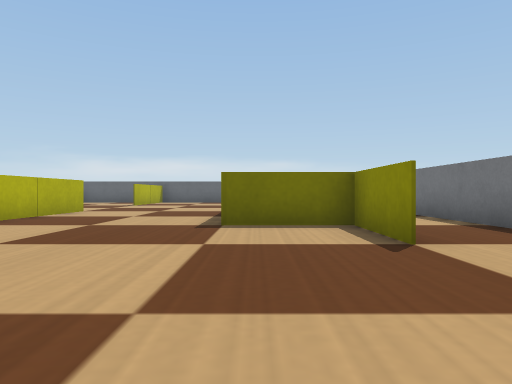
[1] (above)

22 first-person views from a walk through a world built for the Webots simulator. The camera is 0.25 m above the floor, looks level and sees 70° across. The floor is counted in squares, 0.5 m on a side. Each view is taken from the middle of a square. On the plan, view 1 faces up. The plan holds only what a view shows up to about 9 squares ahead; the rest is blank. Simple shapes and patterns stand in for the simulator's stock objects.

[2]
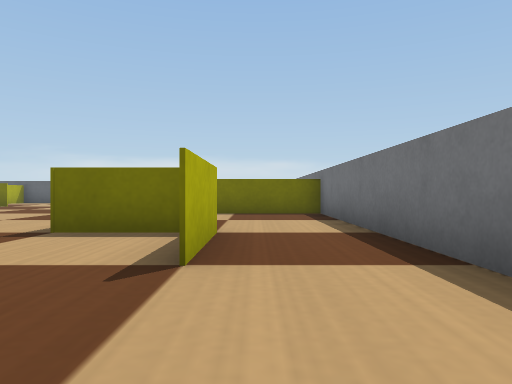

[3]
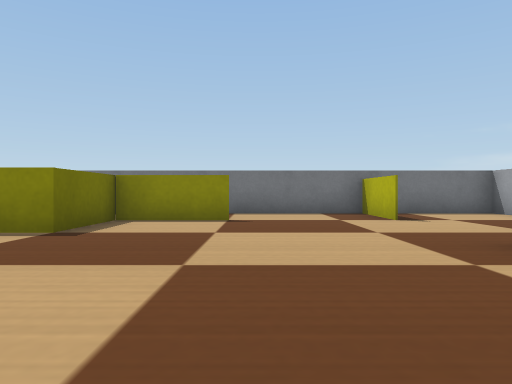

[4]
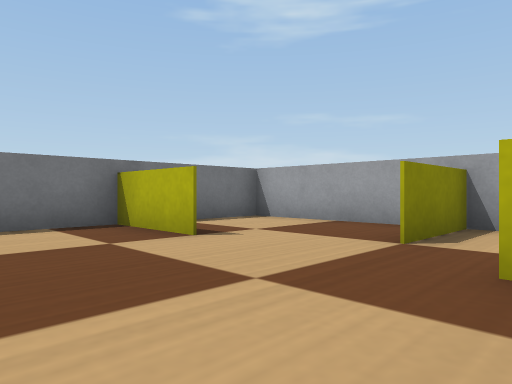

[5]
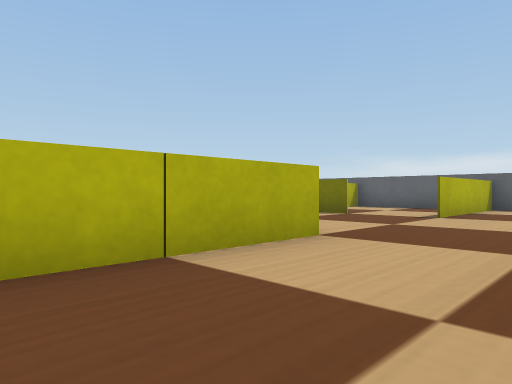

[6]
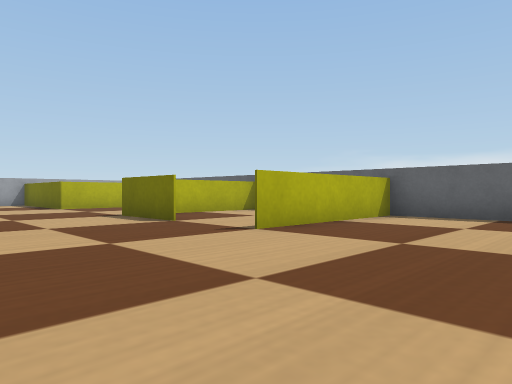

[7]
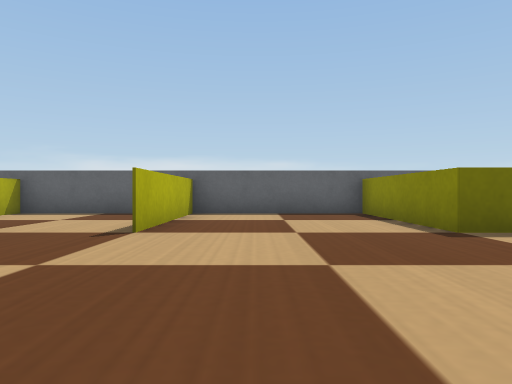

[8]
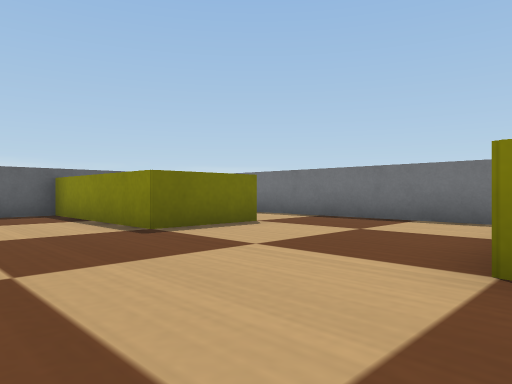

[9]
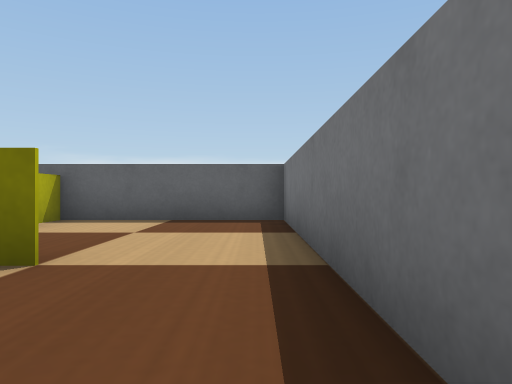

[10]
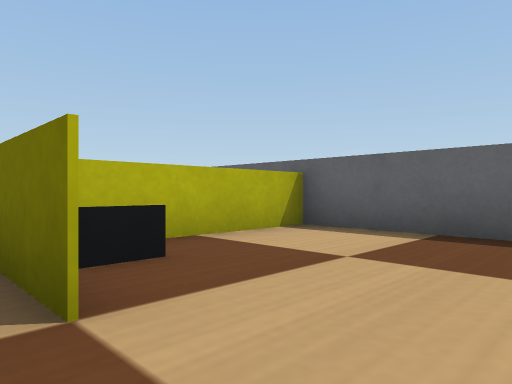

[11]
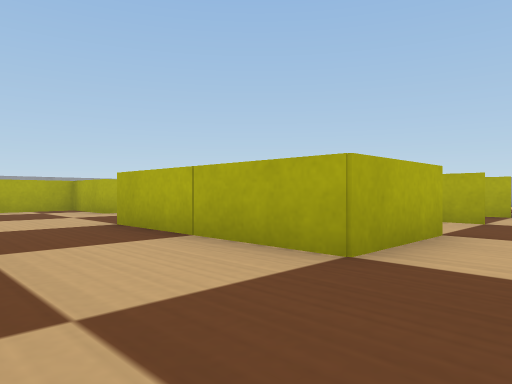

[12]
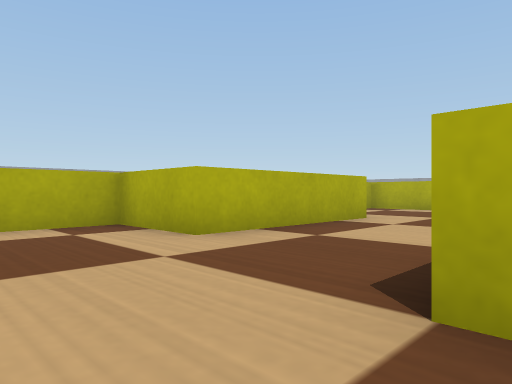

[13]
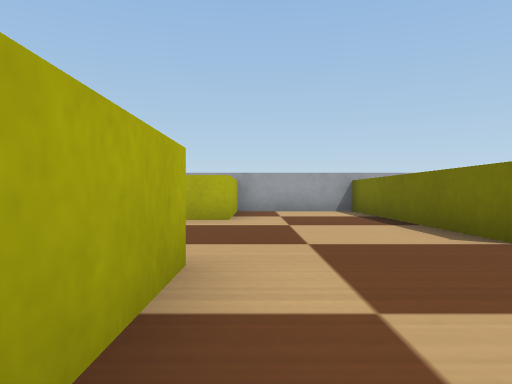

[14]
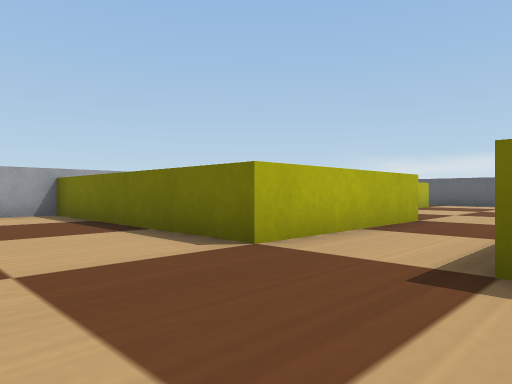

[15]
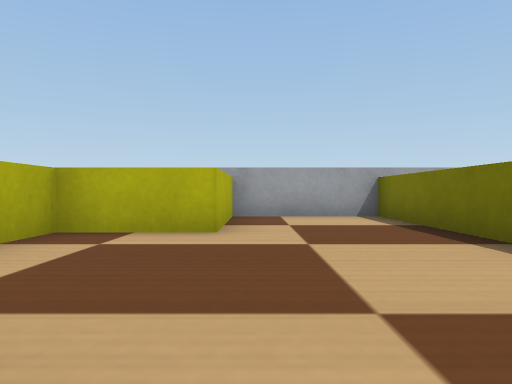

[16]
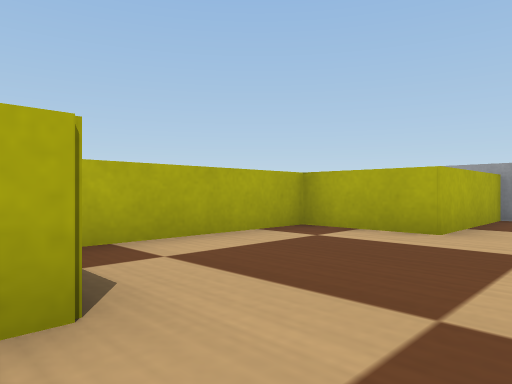

[17]
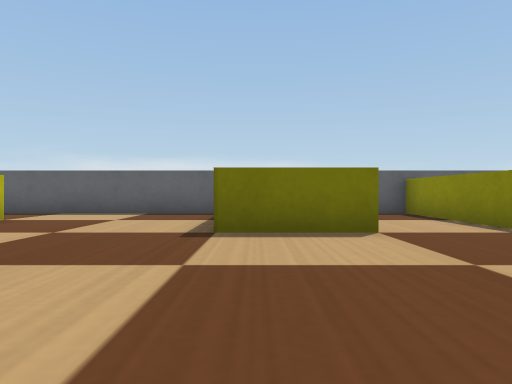

[18]
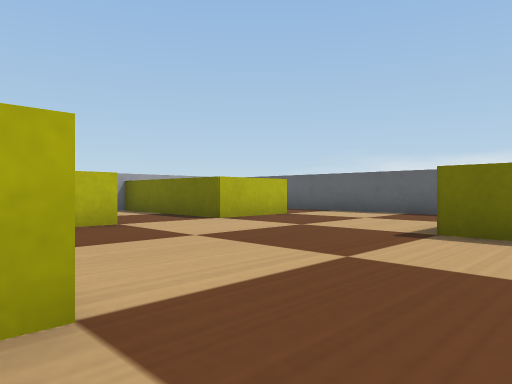

[19]
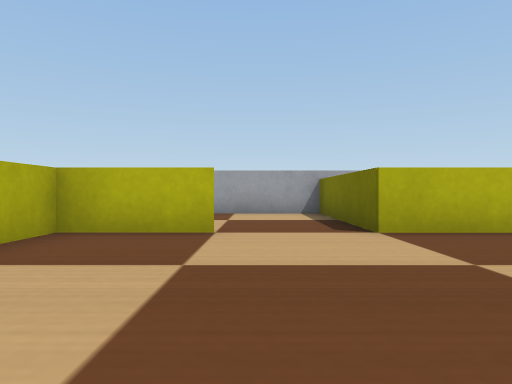

[20]
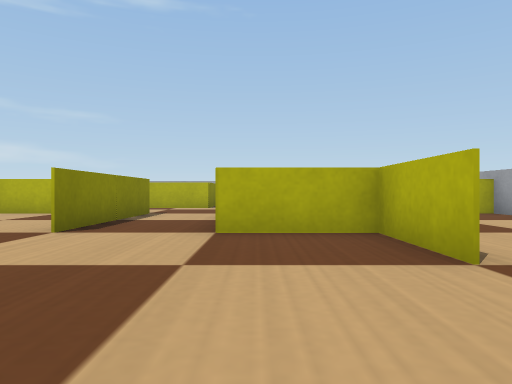

[21]
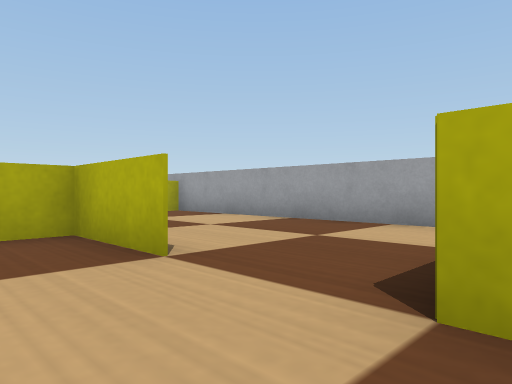

[22]
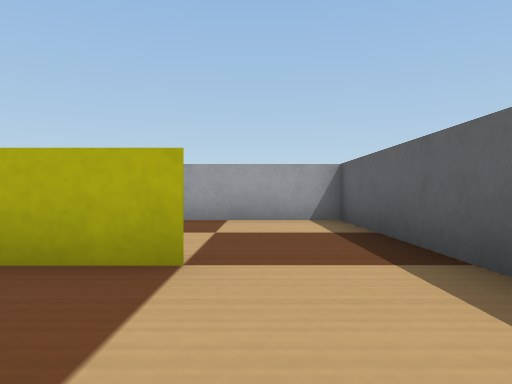

### Floor plan
Key: @ floor where view 1 was taken; # wall or solid block; . floor; L laptop.
Columns run from 17 left of view 1 to 4 right of it. Each row starts with its distance up from view 1.
 18 ######################
 17 #.......#...#...#....#
 16 #.......#...#...#....#
 15 #...#...#...#...#....#
 14 #   #...##..#...#L...#
 13 #####....##...... #..#
 12 #....................#
 11 #...#................#
 10 #...###....##....#####
  9 #...  #.#.. #... #...#
  8 #..   #.#.. #...  ...#
  7 #..   #.# ..#...  ...#
  6 #######.# ..#...###..#
  5 #....... ####.....#..#
  4 #.................#..#
  3 #....................#
  2 ####...#####.........#
  1    #...#   #.........#
  0    #####   #####.@.###
 -1                ##....#
 -2                 #....#
 -3                 ######

Where each view was taken, in squares from view 1:
view 1: 0 up, 0 right, facing up
view 2: 1 up, 2 right, facing up
view 3: 3 up, 5 left, facing right
view 4: 3 up, 2 left, facing down-right
view 5: 6 up, 2 left, facing up-left
view 6: 10 up, 1 left, facing up-left
view 7: 9 up, 3 left, facing up
view 8: 9 up, 3 left, facing up-right
view 9: 11 up, 3 right, facing up
view 10: 13 up, 3 right, facing up-left
view 11: 11 up, 2 left, facing down-left
view 12: 6 up, 3 left, facing down-left
view 13: 3 up, 7 left, facing left
view 14: 3 up, 8 left, facing up-left
view 15: 3 up, 9 left, facing left
view 16: 4 up, 9 left, facing down-left
view 17: 9 up, 8 left, facing up
view 18: 9 up, 7 left, facing up-left
view 19: 12 up, 8 left, facing left
view 20: 14 up, 11 left, facing down
view 21: 14 up, 11 left, facing down-left
view 22: 16 up, 10 left, facing left
